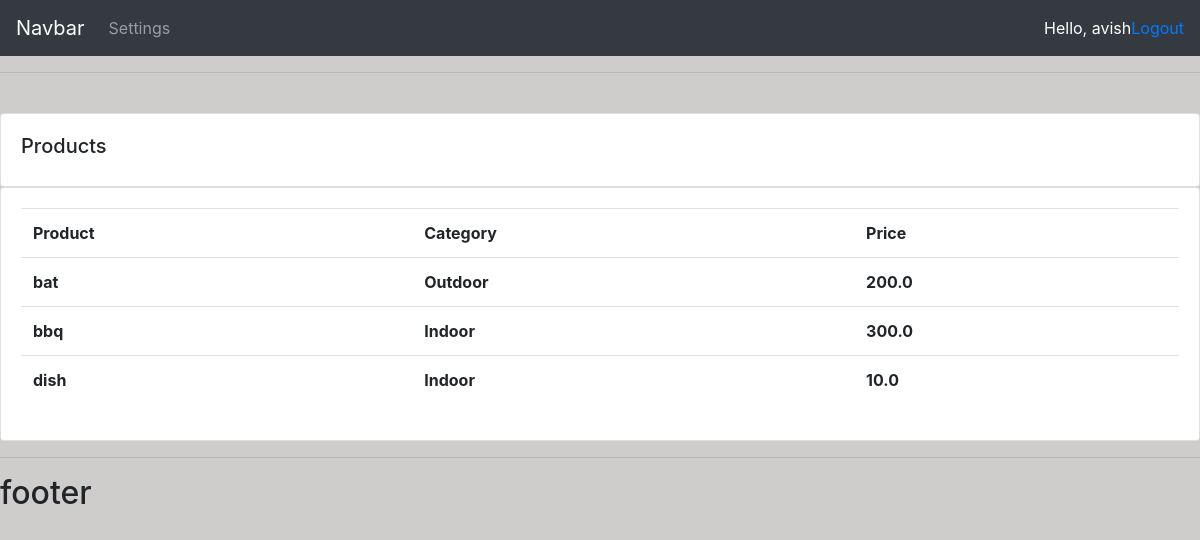
The page /products/ (signed in) on the database its author committed.
### shop/models.py (models this page shows, shortened)
class Product(models.Model):
    CATEGORY=(
        ('Indoor', 'Indoor'),
        ('Outdoor', 'Outdoor'),
    )
    name=models.CharField(max_length=30, null=True)
    price=models.FloatField(null=True)
    category=models.CharField(max_length=30, null=True,choices=CATEGORY)
    description=models.CharField(max_length=30, null=True)
    date_created=models.DateTimeField(auto_now_add=True, null=True)
    tags=models.ManyToManyField(Tag)

### shop/views.py (the view)
# urls.py: path('products/',views.products,name='products'),
@login_required(login_url='login')
def products(request):
    products=Product.objects.all()
    context={'products':products}
    return render(request,'shop/products.html',context)

### shop/templates/shop/products.html
{% extends 'shop/main.html' %}
{% block content %}
<br>
<div class="row">
    <div class="col-md">
        <div class="card card-body">
            <h5>Products</h5>
        </div>
        <div class="card card-body">
            <table class="table">
                <tr>
                    <th>Product</th>
                    <th>Category</th>
                    <th>Price</th>
                </tr>
                {% for i in products %}
                    <tr>
                        <th>{{i.name}}</th>
                        <th>{{i.category}}</th>
                        <th>{{i.price}}</th>
                    </tr>
                {% endfor %}
            </table>
        </div>
    </div>
</div>
{% endblock %}

### shop/templates/shop/navbar.html (shortened to what this page needs)
<nav class="navbar navbar-expand-lg navbar-dark bg-dark">
    <a class="navbar-brand" href="#">Navbar</a>
    <div class="collapse navbar-collapse" id="navbarNav">
      <ul class="navbar-nav">
        {% if request.user.is_staff %}
        <li class="nav-item active">
          <a class="nav-link" href="{% url 'home' %}">Dashboard</a>
        </li>
        <li class="nav-item">
          <a class="nav-link" href="{% url 'products' %}">Products</a>
        </li>
        {% else %}
        <li class="nav-item">
          <a class="nav-link" href="{% url 'account' %}">Settings</a>
        </li>
        {% endif %}
      </ul>
    </div>
    <span class="hello-msg">Hello, {{request.user}}</span>
    <span class="hello-msg"><a href="{% url 'logout' %}">Logout</a></span>
  </nav>

### shop/templates/shop/main.html (style rules this page uses)
body { background-color: rgb(207, 205, 203); }

### shop/templates/shop/navbar.html (style rules this page uses)
.hello-msg { color: white; }

### rows shown on the page
Product: name "bat", category "Outdoor", price "200.0"
Product: name "bbq", category "Indoor", price "300.0"
Product: name "dish", category "Indoor", price "10.0"

### other values the page prints
{{ request.user }} "avish"
